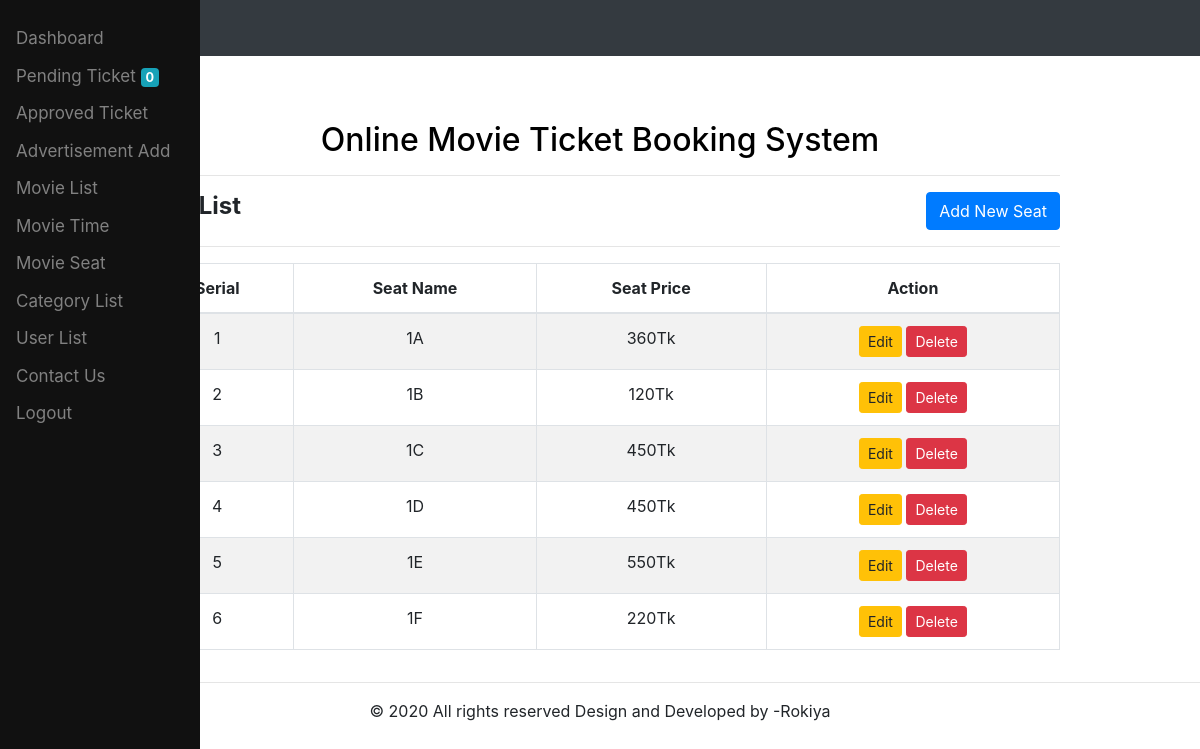
The page /admin/seat_list.php (signed in) on the database its author committed.
### tables this page shows
CREATE TABLE `tb_seat` (
  `s_id` int(11) NOT NULL,
  `s_name` varchar(100) NOT NULL,
  `s_price` varchar(100) NOT NULL
);

### admin/seat_list.php (the view, shortened to what this page needs)
<!DOCTYPE html>
<html>
<head>
    <link rel="stylesheet" href="../css/adminpanel_custom_css.css">
    <link rel="stylesheet" href="../css/bootstrap.css">
</head>
<body>
  <div class="sidenav">
    <?php require_once('admin_menu.php'); ?>
  </div>
  <nav class="navbar navbar-expand-lg navbar-dark bg-dark">
    <div class="collapse navbar-collapse" id="navbarTogglerDemo01">
      <a class="navbar-brand" href="#">Hidden brand</a>
      <ul class="navbar-nav mr-auto mt-2 mt-lg-0">
        <li class="nav-item active">
          <a class="nav-link" href="#"> <span class="sr-only">(current)</span></a>
        </li>
        <li class="nav-item">
          <a class="nav-link" href="#"> </a>
        </li>
      </ul>
    </div>
  </nav>
    <div class="container">
      <div class="row">
        <div class="col-md-1"></div>
        <div class="col-md-10">
          <h2 style="color:black; margin-top: 65px; text-align: center;">Online Movie Ticket Booking System</h2>
          <hr>
          <div class="row">
            <div class="col-md-6">
              <h4><b>Seat List</b></h4>
            </div>
            <div class="col-md-6"  style="text-align: right " >
               <a href="add_seat.php"class="btn btn-primary">Add New Seat</a>
            </div>
          </div>
          <hr>
          <table class="table table-bordered table-hover table-striped">
            <thead>
            <tr>
              <th style="text-align: center;"> Serial</th>
              <th style="text-align: center;"> Seat Name</th>
              <th style="text-align: center;"> Seat Price </th>
              <th style="text-align: center;"> Action </th>
            </tr>
          </thead>
          <tbody>
            <?php
            $i=1;
            $result = "SELECT * FROM tb_seat";
              if ($result=mysqli_query($db,$result))
                {
                while ($row=mysqli_fetch_assoc($result))
                  {
                    ?>
                    <tr>
              <td style="text-align: center;"><?php echo $i++; ?></td>
              <td style="text-align: center;"><?php echo $row['s_name'];?> </td>
              <td style="text-align: center;"><?php echo $row['s_price']."Tk";?> </td>
              <td style="line-height: 10px; text-align: center;">
            <button class="btn  btn-sm btn-warning" data-toggle="modal" data-target="#editmodal_<?php echo $row['s_id'];?>"> Edit
                </button>
                <button type="button" class="btn  btn-sm btn-danger" data-toggle="modal" data-target="#deletemodal_<?php echo $row['s_id'];?>"> Delete
                </button>
              </td>
            </tr>
              <?php } }?>
            </tbody>
          </table>
        </div>
        <div class="col-md-1"></div>
      </div>
    </div>
    <?php require_once('admin_footer.php'); ?>
    </body>
  </html>

### css/adminpanel_custom_css.css (style rules this page uses)
body { font-family: "Lato", sans-serif; }
.sidenav { height: 100%; width: 200px; position: fixed; z-index: 1; top: 0; left: 0; background-color: #111; overflow-x: hidden; padding-top: 20px; }

### rows shown on the page
tb_seat: s_name "1A", s_price "360"
tb_seat: s_name "1B", s_price "120"
tb_seat: s_name "1C", s_price "450"
tb_seat: s_name "1D", s_price "450"
tb_seat: s_name "1E", s_price "550"
tb_seat: s_name "1F", s_price "220"

### other values the page prints
$pending_list "0"
